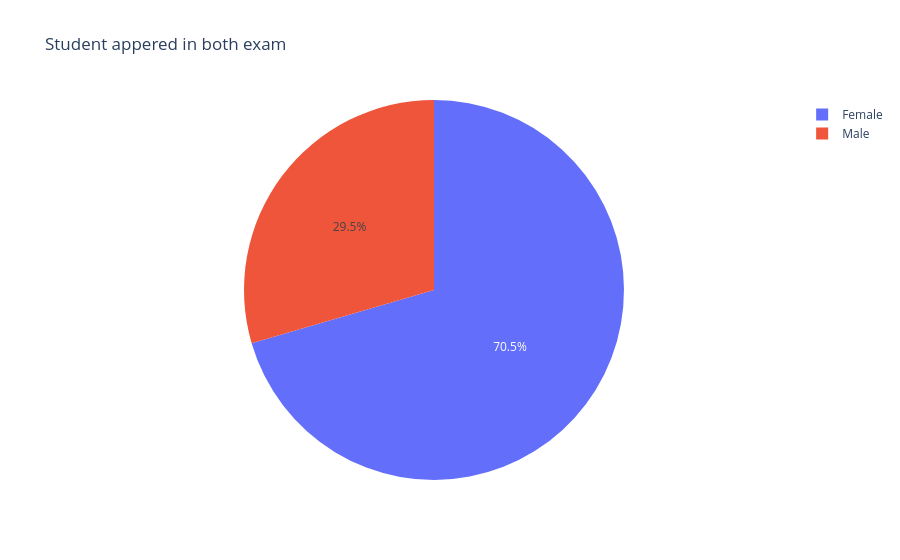

Write notebook code for a chart like this one.
### Code cell
common_user_data = data[data['User ID'].isin(common_user)]
pe.pie(values=common_user_data.gender.value_counts().values, names=['Female', 'Male'], title='Student appered in both exam')

### Figure 1 — Plotly figure (JSON) as saved in the notebook; plotly's stock layout.template omitted (floating-point values rounded to 4 significant figures)
{"data": [{"domain": {"x": [0, 1], "y": [0, 1]}, "hovertemplate": "label=%{label}<br>value=%{value}<extra></extra>", "labels": ["Female", "Male"], "legendgroup": "", "name": "", "showlegend": true, "type": "pie", "values": [1043, 437]}], "layout": {"legend": {"tracegroupgap": 0}, "title": {"text": "Student appered in both exam"}}}
